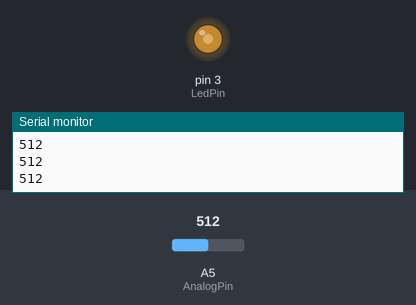
Bench run of a sketch on a simulated Arduino Uno, built with avr-gcc and run on an emulated ATmega328P. On the bench: output pins drawn as LEDs (lit = HIGH), the last lines printed to the serial monitor. The test bench sets the inputs (shaded band); at power-on: A5 (AnalogPin) = 512.

Above: at 1.2 s.
1.3 s: A5 (AnalogPin) set to 716
At 1.9 s:
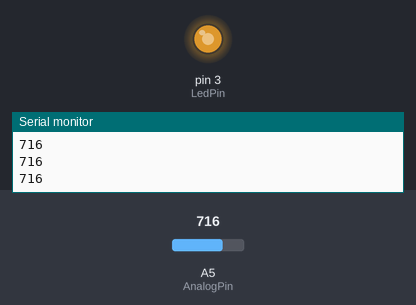
2.8 s: A5 (AnalogPin) set to 900
At 3.1 s:
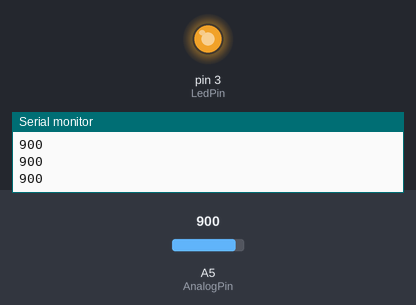
4.3 s: A5 (AnalogPin) set to 122
At 5.4 s:
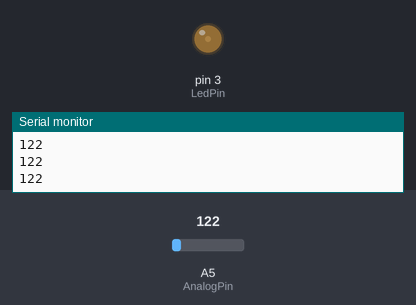
5.8 s: A5 (AnalogPin) set to 0
At 6.6 s:
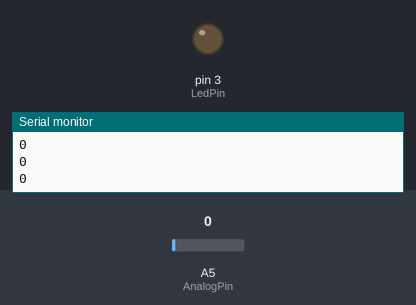
7.3 s: A5 (AnalogPin) set to 511
At 7.7 s:
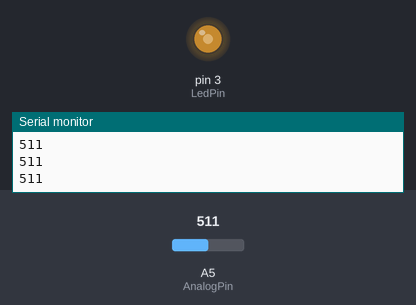
Timing chart, 0 to 9.8 s (numbered marks = the images above; inputs shaded):
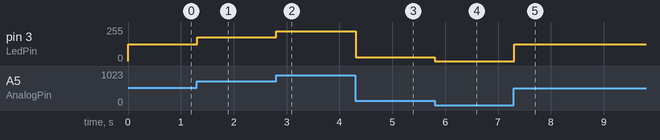

The sketch:

variable_resistor.ino
```cpp
int AnalogPin = A5;
int LedPin = 3;

void setup() {
  // put your setup code here, to run once:
  Serial.begin(9600);
  pinMode(LedPin, OUTPUT);
}

void loop() {
  // val에 가변 저항 값을 저장
  int val = analogRead(AnalogPin);
  Serial.println(val);

  // map(변환할 수, 현재 범위의 하한값, 현재 범위의 상한값, 목표 범위의 하한 값, 목표 범위의 상한값)
  val = map(val, 0, 1023, 0, 255);

  // 반환된 값을 LED로 출력
  analogWrite(LedPin, val);
}
```

Measured:
- after the input at 1.3 s, pin 3 (LedPin): 127/255 → 178/255 at once
- after the input at 2.8 s, pin 3 (LedPin): 178/255 → 224/255 at once
- after the input at 4.3 s, pin 3 (LedPin): 224/255 → 30/255 at once
- after the input at 5.8 s, pin 3 (LedPin): 30/255 → 0/255 at once
- after the input at 7.3 s, pin 3 (LedPin): 0/255 → 127/255 at once
